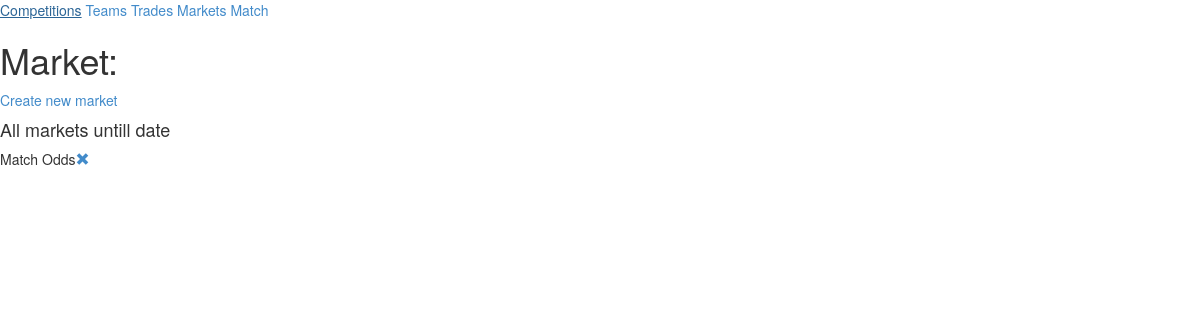
The app's page /Market/, older data.
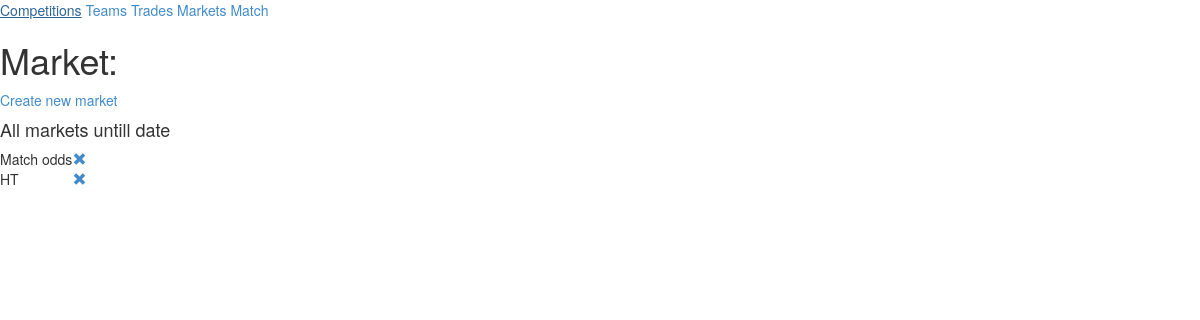
The same page, newer data.
### market/models.py (models this page shows, shortened)
class Market(models.Model):
    market_name = CharField(max_length=20)

### market/views.py (the view)
def index(request):
    allMarkets = Market.objects.all()
    context = RequestContext(request,
                             {'allMarkets': allMarkets}
    )
    return render(request, 'market/index.html', context)

### market/templates/market/index.html
{% extends "gba_menu.html" %}
{% block screenMenu %}
<h1>Market:</h1>
{% endblock %}
{% block content %}
<a href="{% url 'market:new' %}"> Create new market</a><br>
<h4>All markets untill date</h4>
<table>
{% for market in allMarkets %}
    <tr>
        <td> {{ market.market_name }} </td>
        <td ><a href="{% url 'market:index' %}"><span class="glyphicon glyphicon-remove" style="cursor: pointer;"></span></a></td>
    </tr>
{% endfor %}
{% endblock %}

### templates/gba_menu.html
<!DOCTYPE html>
<html lang="en">
<head>
    <link rel="stylesheet" href="/static/css/bootstrap.min.css" />
</head>
<body>
<a href="{% url 'competition:index' %}">Competitions</a>
<a href="{% url 'team:index' %}">Teams</a>
<a href="{% url 'trade:index' %}">Trades</a>
<a href="{% url 'market:index' %}">Markets</a>
<a href="{% url 'match:index' %}">Match</a>
<div>
    <h1>{% block screenMenu %}{% endblock %}</h1>
</div>
        {% block content %} {% endblock %}
</body>
</html>

Row changes from the older to the newer data that the page shows:
changed Market: market_name "Match Odds" → "Match odds"
added Market: market_name "HT"
